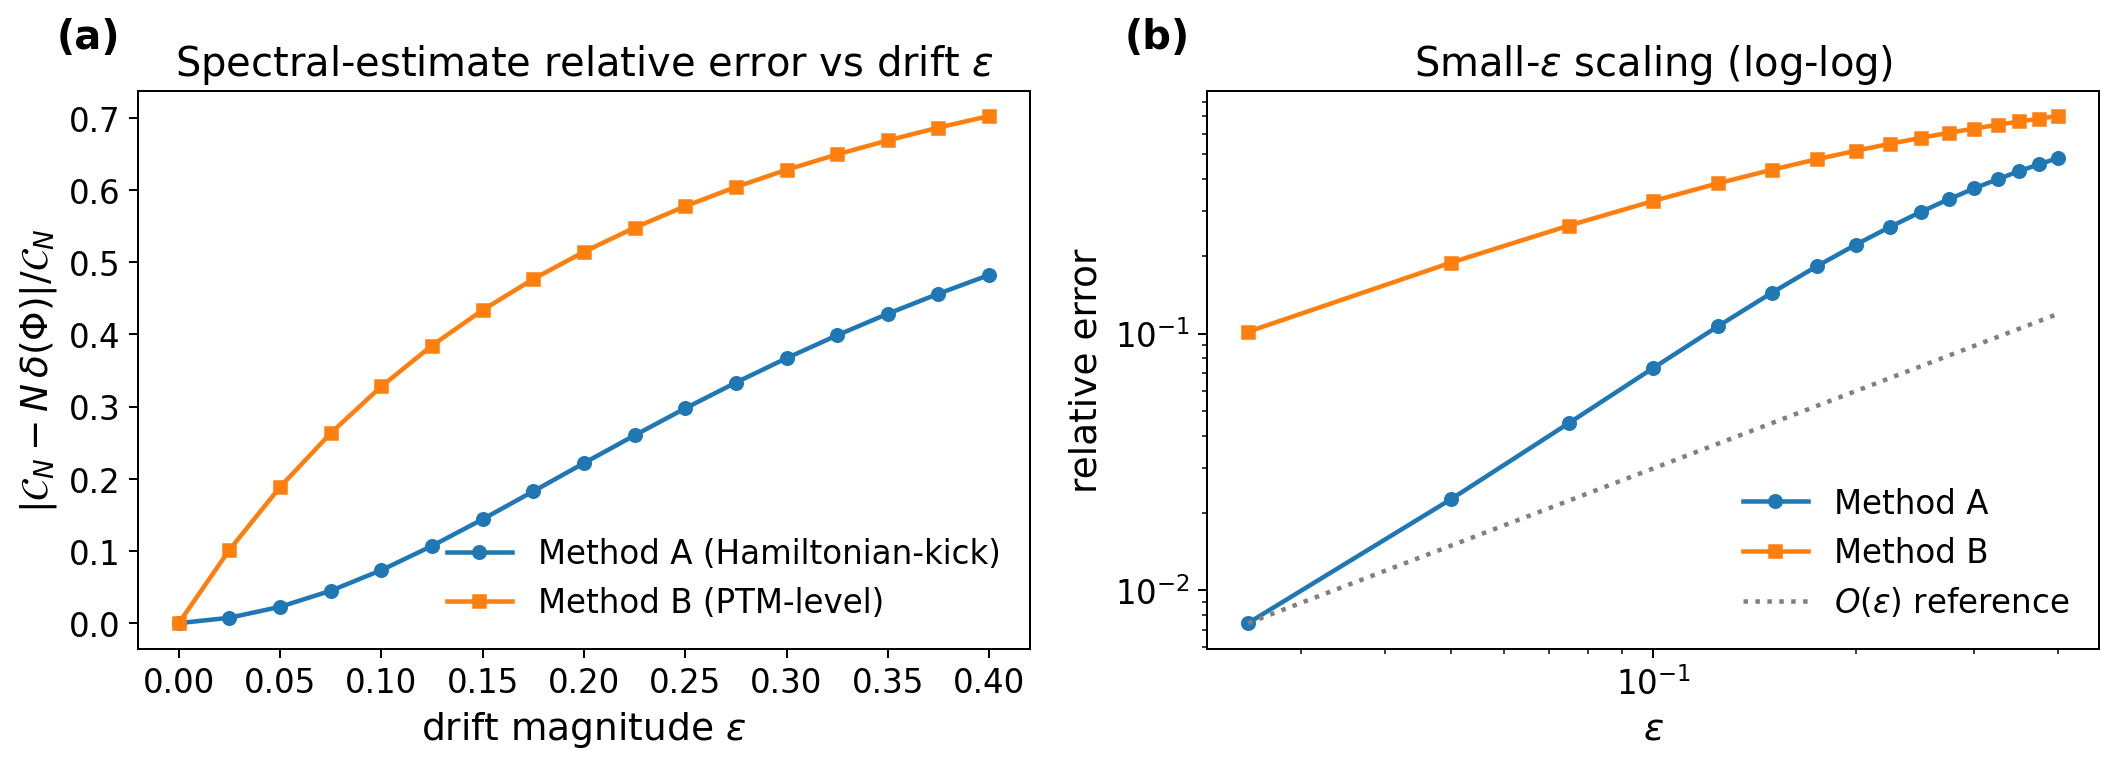

Source code (Python):
"""ED-3: Sensitivity of the single-step spectral description under
homogeneity violation.

Editor question: Theorem 3.3 gives an exact spectral shadow of the
Markovian bound under homogeneity (C1). Quantify how fast this spectral
description breaks down when (C1) is slightly violated, i.e. when
    Phi_n = Phi + eps_n
with a small drift. Identify the error threshold at which the
single-step spectral data become misleading compared to the
path-functional approach.

We implement the drift in TWO independent ways, to show the conclusion
is not an artefact of one particular perturbation model:

  Method A (Hamiltonian-kick / dilation-level):
    Perturb the dilating unitary at each step,
        U_n = U @ exp(-i eps H_n),
    with H_n a fresh random two-qubit Hamiltonian. The reduced channel
    Phi_n is then CPTP by construction (physical perturbation).

  Method B (PTM-level / channel-level):
    Perturb the affine (Pauli transfer) representation of the channel
    directly,
        T_n = T + eps G_n,   t_n = t + eps g_n,
    with G_n, g_n random. This is an abstract perturbation that need not
    be exactly CPTP; we monitor it as a complementary stress test.

Diagnostic:
  The "single-step spectral data" of Theorem 3.3 fixes the relaxation
  structure from a SINGLE propagator Phi. Under homogeneity this yields
  the homogeneous estimate
      D_spec(N) = N * delta(Phi),
  i.e. the prediction obtained by assuming every transaction is the same
  base channel Phi. The drift-aware path functional is
      C_N = sum_n delta(Phi_n),
  which uses the actual (drifting) sequence. The single-step spectral
  prediction becomes misleading precisely when D_spec departs from C_N;
  we track the relative departure
      |C_N - D_spec| / C_N
  as a function of the drift magnitude eps.

We find this departure vanishes at eps = 0 (homogeneity exact, machine
precision) and grows linearly, O(eps), for small eps, in both
perturbation models.

Outputs:
- outputs/homogeneity_violation_sensitivity.png
- outputs/homogeneity_violation_sensitivity.csv
"""

from pathlib import Path
import numpy as np
import matplotlib.pyplot as plt

from plot_style import apply_paper_style, label_panels
from common import (
    I2, X, Y, Z, PAULIS,
    ket0, ket1, dm,
    partial_swap,
    channel_from_unitary_and_env_state,
    qubit_channel_delta,
    trace_distance,
    partial_trace_two_qubits,
    kron,
    pauli_transfer_matrix,
    affine_from_channel,
    make_random_two_qubit_hamiltonian,
    unitary_from_hamiltonian,
    operator_norm,
)

OUTDIR = Path(__file__).resolve().parent / "outputs"
OUTDIR.mkdir(exist_ok=True)


# ----------------------------------------------------------------------
# Channel-displacement helpers
# ----------------------------------------------------------------------
def delta_from_affine(T: np.ndarray, t: np.ndarray,
                      n_theta: int = 41, n_phi: int = 81) -> float:
    """Channel displacement of a qubit affine map (T, t) by Bloch sampling.

    A qubit state with Bloch vector r maps to r' = T r + t. The trace
    distance between two qubit states equals half the Euclidean distance
    between their Bloch vectors, so D = 0.5 * ||r' - r||.
    """
    best = 0.0
    thetas = np.linspace(0.0, np.pi, n_theta)
    phis = np.linspace(0.0, 2.0 * np.pi, n_phi, endpoint=False)
    for th in thetas:
        for ph in phis:
            r = np.array([
                np.sin(th) * np.cos(ph),
                np.sin(th) * np.sin(ph),
                np.cos(th),
            ])
            r_out = T @ r + t
            val = 0.5 * float(np.linalg.norm(r_out - r))
            if val > best:
                best = val
    return best


def affine_apply(T: np.ndarray, t: np.ndarray, rho: np.ndarray) -> np.ndarray:
    """Apply affine qubit map to a density matrix, return density matrix."""
    r = np.array([
        np.real(np.trace(X @ rho)),
        np.real(np.trace(Y @ rho)),
        np.real(np.trace(Z @ rho)),
    ])
    r_out = T @ r + t
    return 0.5 * (I2 + r_out[0] * X + r_out[1] * Y + r_out[2] * Z)


# ----------------------------------------------------------------------
# Method A: Hamiltonian-kick (dilation-level) drift
# ----------------------------------------------------------------------
def run_method_A(eps: float, n_steps: int, theta: float,
                 rho0: np.ndarray, mu: np.ndarray, seed: int):
    """Phi_n = reduced channel of U @ exp(-i eps H_n), H_n fresh random."""
    rng = np.random.default_rng(seed)
    U_base = partial_swap(theta)

    # Homogeneous reference: single base channel
    base_channel = channel_from_unitary_and_env_state(U_base, mu)
    delta_base = qubit_channel_delta(base_channel, n_theta=41, n_phi=81)

    rho = rho0.copy()
    deltas = []
    for _ in range(n_steps):
        H = make_random_two_qubit_hamiltonian(seed=int(rng.integers(0, 2**31)))
        U = U_base @ unitary_from_hamiltonian(H, eps)
        ch = channel_from_unitary_and_env_state(U, mu)
        d = qubit_channel_delta(ch, n_theta=41, n_phi=81)
        deltas.append(d)
        rho = ch(rho)

    C_N = float(np.sum(deltas))
    D_spec = n_steps * delta_base
    return C_N, D_spec, delta_base


# ----------------------------------------------------------------------
# Method B: PTM-level (channel-level) drift
# ----------------------------------------------------------------------
def run_method_B(eps: float, n_steps: int, theta: float,
                 rho0: np.ndarray, mu: np.ndarray, seed: int):
    """T_n = T + eps G_n, t_n = t + eps g_n, G_n/g_n random Gaussian."""
    rng = np.random.default_rng(seed)
    U_base = partial_swap(theta)
    base_channel = channel_from_unitary_and_env_state(U_base, mu)
    T0, t0, _ = affine_from_channel(base_channel)
    delta_base = delta_from_affine(T0, t0)

    deltas = []
    for _ in range(n_steps):
        G = rng.normal(size=(3, 3))
        g = rng.normal(size=3)
        G /= max(operator_norm(G), 1e-12)
        g /= max(np.linalg.norm(g), 1e-12)
        T = T0 + eps * G
        t = t0 + eps * g
        d = delta_from_affine(T, t)
        deltas.append(d)

    C_N = float(np.sum(deltas))
    D_spec = n_steps * delta_base
    return C_N, D_spec, delta_base


def main():
    n_steps = 30
    theta = 0.22
    rho0 = dm((ket0() + ket1()) / np.sqrt(2.0))
    mu = dm(ket0())

    eps_values = np.linspace(0.0, 0.40, 17)

    relerr_A = []
    relerr_B = []
    absdiff_A = []
    absdiff_B = []

    for eps in eps_values:
        C_A, Dspec_A, _ = run_method_A(eps, n_steps, theta, rho0, mu, seed=101)
        C_B, Dspec_B, _ = run_method_B(eps, n_steps, theta, rho0, mu, seed=202)

        # relative deviation of the homogeneous spectral estimate from C_N
        rA = abs(C_A - Dspec_A) / max(C_A, 1e-12)
        rB = abs(C_B - Dspec_B) / max(C_B, 1e-12)
        relerr_A.append(rA)
        relerr_B.append(rB)
        absdiff_A.append(abs(C_A - Dspec_A))
        absdiff_B.append(abs(C_B - Dspec_B))

    relerr_A = np.array(relerr_A)
    relerr_B = np.array(relerr_B)

    # linear fit on small-eps region (first 6 points, excluding eps=0)
    fitA = np.polyfit(eps_values[1:7], relerr_A[1:7], deg=1)
    fitB = np.polyfit(eps_values[1:7], relerr_B[1:7], deg=1)

    print("=== ED-3: Homogeneity violation sensitivity ===")
    print(f"n_steps={n_steps}, theta={theta}")
    print(f"\n[Method A: Hamiltonian-kick / dilation-level]")
    print(f"  rel err at eps=0.00: {relerr_A[0]:.4e}")
    print(f"  rel err at eps=0.10: {relerr_A[4]:.4f}")
    print(f"  rel err at eps=0.20: {relerr_A[8]:.4f}")
    print(f"  rel err at eps=0.40: {relerr_A[-1]:.4f}")
    print(f"  small-eps linear slope: {fitA[0]:.4f}")
    print(f"\n[Method B: PTM-level / channel-level]")
    print(f"  rel err at eps=0.00: {relerr_B[0]:.4e}")
    print(f"  rel err at eps=0.10: {relerr_B[4]:.4f}")
    print(f"  rel err at eps=0.20: {relerr_B[8]:.4f}")
    print(f"  rel err at eps=0.40: {relerr_B[-1]:.4f}")
    print(f"  small-eps linear slope: {fitB[0]:.4f}")

    # Figure
    apply_paper_style()
    fig, axes = plt.subplots(1, 2, figsize=(12, 4.5))

    ax = axes[0]
    ax.plot(eps_values, relerr_A, marker="o", label="Method A (Hamiltonian-kick)")
    ax.plot(eps_values, relerr_B, marker="s", label="Method B (PTM-level)")
    ax.set_title(r"Spectral-estimate relative error vs drift $\varepsilon$")
    ax.set_xlabel(r"drift magnitude $\varepsilon$")
    ax.set_ylabel(r"$|\mathcal{C}_N - N\,\delta(\Phi)| / \mathcal{C}_N$")
    ax.legend(frameon=False)

    ax = axes[1]
    # log-log to expose the O(eps) scaling at small eps
    mask = eps_values > 0
    ax.loglog(eps_values[mask], relerr_A[mask], marker="o", label="Method A")
    ax.loglog(eps_values[mask], relerr_B[mask], marker="s", label="Method B")
    # reference O(eps) line
    ref = eps_values[mask]
    ax.loglog(ref, ref * (relerr_A[mask][0] / ref[0]), linestyle=":",
              color="gray", label=r"$O(\varepsilon)$ reference")
    ax.set_title(r"Small-$\varepsilon$ scaling (log-log)")
    ax.set_xlabel(r"$\varepsilon$")
    ax.set_ylabel("relative error")
    ax.legend(frameon=False)

    label_panels(axes)
    fig.tight_layout()
    fig.savefig(OUTDIR / "homogeneity_violation_sensitivity.png",
                dpi=180, bbox_inches="tight")

    data = np.column_stack([eps_values, relerr_A, relerr_B,
                            np.array(absdiff_A), np.array(absdiff_B)])
    header = "epsilon,relerr_A_Hkick,relerr_B_PTM,absdiff_A,absdiff_B"
    np.savetxt(OUTDIR / "homogeneity_violation_sensitivity.csv", data,
               delimiter=",", header=header, comments="")
    print(f"\nSaved figure to: {OUTDIR / 'homogeneity_violation_sensitivity.png'}")


if __name__ == "__main__":
    main()
